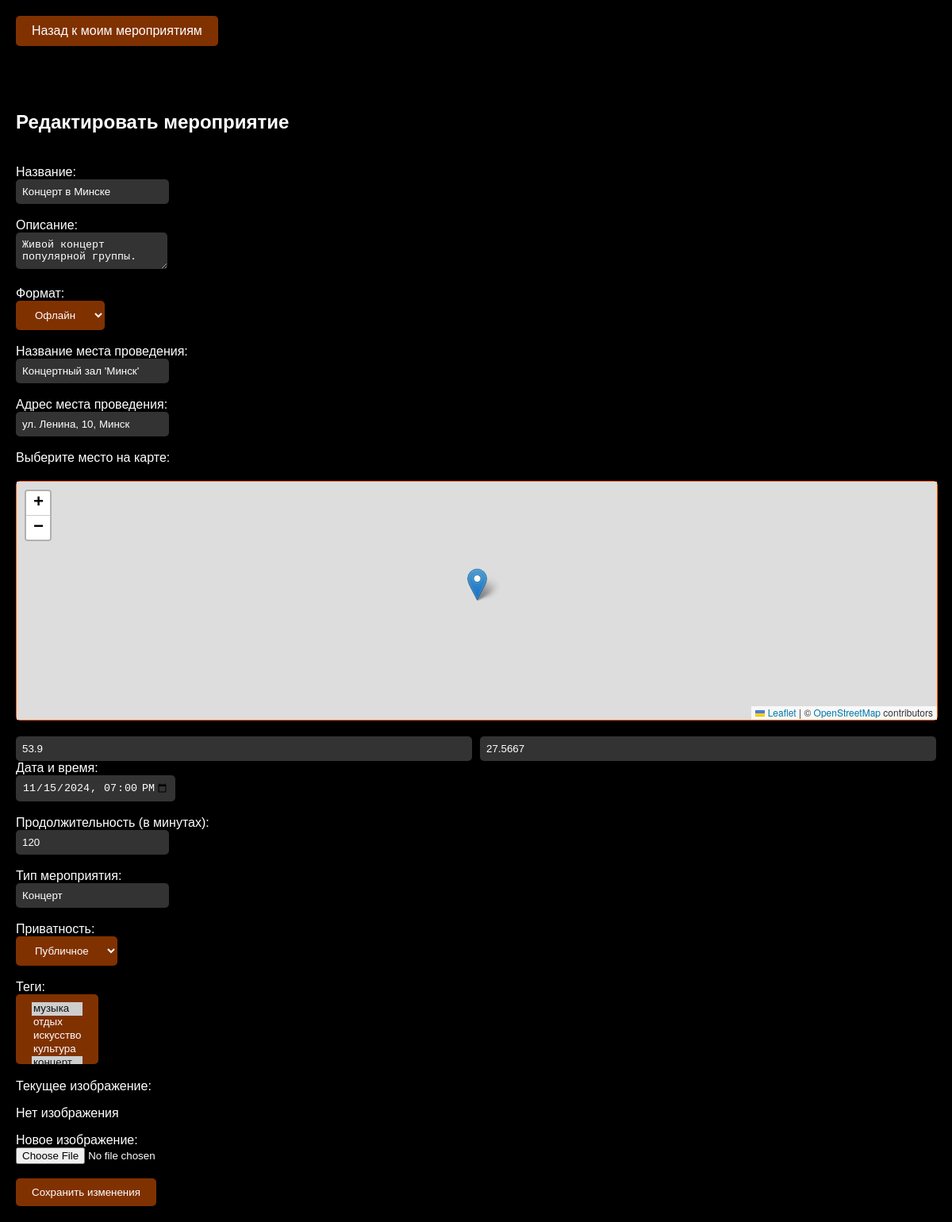
Screenshot of /edit_event/1 (signed in) with the database file from the repository.
### app.py (models this page shows)
class Event(db.Model):
    id = db.Column(db.Integer, primary_key=True)
    title = db.Column(db.String(100), nullable=False)
    description = db.Column(db.Text, nullable=False)
    organizer_id = db.Column(db.Integer, db.ForeignKey('user.id'), nullable=False)
    format = db.Column(db.String(20), nullable=False)  # 'online' или 'offline'
    location_name = db.Column(db.String(200))  # Название места
    location_address = db.Column(db.String(200))  # Физический адрес
    online_info = db.Column(db.Text)  # Информация для онлайн мероприятий
    date_time = db.Column(db.DateTime, nullable=False)
    duration = db.Column(db.Integer, nullable=False)
    image_url = db.Column(db.String(200))
    lat = db.Column(db.Float)
    lng = db.Column(db.Float)
    event_type = db.Column(db.String(50))
    created_at = db.Column(db.DateTime, default=datetime.utcnow)
    is_active = db.Column(db.Boolean, default=True)
    is_private = db.Column(db.Boolean, default=False)
    password = db.Column(db.String(100))  # Пароль для приватных мероприятий
    organizer = db.relationship('User', backref='events')
    tags = db.relationship('Tag', secondary='event_tag', backref='events')

### app.py (the view, shortened to what this page needs)
@app.route('/edit_event/<int:event_id>', methods=['GET', 'POST'])
def edit_event(event_id):
    if 'username' not in session or session['role'] != 'organizer':
        return redirect(url_for('home'))
    event = Event.query.get_or_404(event_id)
    user = User.query.filter_by(username=session['username']).first()
    if event.organizer_id != user.id:
        return redirect(url_for('home'))
    tags = Tag.query.all()
    selected_tag_ids = [tag.id for tag in event.tags]
    return render_template('edit_event.html', event=event, tags=tags, selected_tag_ids=selected_tag_ids)

### templates/edit_event.html (shortened to what this page needs)
<!DOCTYPE html>
<html>
<head>
    <link rel="stylesheet" href="{{ url_for('static', filename='styles.css') }}">
    <link rel="stylesheet" href="https://unpkg.com/leaflet@1.7.1/dist/leaflet.css" />
</head>
<body>
    <div class="header">
        <a href="{{ url_for('my_events') }}" class="menu-btn">Назад к моим мероприятиям</a>
    </div>
    <div class="posts-container">
        <h2>Редактировать мероприятие</h2>
        <form method="POST" enctype="multipart/form-data">
            <label>Название:</label><br>
            <input class="search-input" type="text" name="title" value="{{ event.title }}" required><br><br>
            <label>Описание:</label><br>
            <textarea class="search-input" name="description" required>{{ event.description }}</textarea><br><br>
            <label>Формат:</label><br>
            <select class="menu-btn" name="format" required>
                <option value="offline" {% if event.format == 'offline' %}selected{% endif %}>Офлайн</option>
            </select><br><br>
            <div class="offline-field" style="display: {% if event.format == 'offline' %}block{% else %}none{% endif %};">
                <label>Название места проведения:</label><br>
                <input class="search-input" type="text" name="location_name" value="{{ event.location_name or '' }}"><br><br>
                <label>Адрес места проведения:</label><br>
                <input class="search-input" type="text" name="location_address" value="{{ event.location_address or '' }}"><br><br>
                <label>Выберите место на карте:</label>
                <div id="map-container">
                    <div id="map"></div>
                </div>
                <div class="map-coordinates">
                    <input class="search-input" type="number" step="any" name="lat" placeholder="Широта" min="-90" max="90" value="{{ event.lat or '' }}">
                    <input class="search-input" type="number" step="any" name="lng" placeholder="Долгота" min="-180" max="180" value="{{ event.lng or '' }}">
                </div>
            </div>
            <label>Дата и время:</label><br>
            <input class="search-input"
                   type="datetime-local"
                   name="date_time"
                   value="{{ event.date_time.strftime('%Y-%m-%dT%H:%M') }}"
                   required><br><br>
            <label>Продолжительность (в минутах):</label><br>
            <input class="search-input"
                   type="number"
                   name="duration"
                   required
                   min="1"
                   value="{{ event.duration }}"><br><br>
            <label>Тип мероприятия:</label><br>
            <input class="search-input" type="text" name="event_type" value="{{ event.event_type }}" required><br><br>
            <label>Приватность:</label><br>
            <select class="menu-btn" name="is_private" onchange="togglePasswordField(this.value)">
                <option value="false" {% if not event.is_private %}selected{% endif %}>Публичное</option>
            </select><br><br>
            <label>Теги:</label><br>
            <select class="menu-btn" name="tags" multiple>
                {% for tag in tags %}
                    <option value="{{ tag.id }}"
                        {% if tag in event.tags %}selected{% endif %}>
                        {{ tag.name }}
                    </option>
                {% endfor %}
            </select><br><br>
            <label>Текущее изображение:</label><br>
            {% if event.image_url %}
                <img src="{{ url_for('static', filename=event.image_url) }}" style="max-width: 200px; max-height: 200px;"><br>
            {% else %}
                <p>Нет изображения</p>
            {% endif %}
            <label>Новое изображение:</label><br>
            <input type="file" name="image" accept="image/*"><br><br>
            <button type="submit" class="menu-btn">Сохранить изменения</button>
        </form>
    </div>
</body>
</html>

### static/styles.css (style rules this page uses)
body { margin: 0; padding: 0; background: #000000; color: #ffffff; font-family: Arial, sans-serif; }
.header { background: rgba(0, 0, 0, 0.8); padding: 20px; display: flex; align-items: center; justify-content: space-between; position: fixed; width: 100%; top: 0; z-index: 1000; }
.menu-btn { padding: 10px 20px; background: rgba(255, 98, 0, 0.5); border: none; color: white; cursor: pointer; border-radius: 5px; transition: background 0.3s ease; text-decoration: none; }
.search-input { padding: 8px; background: #333333; border: none; color: white; border-radius: 5px; }
.posts-container { margin-top: 100px; padding: 20px; display: grid; gap: 20px; }

### templates/edit_event.html (style rules this page uses)
#map-container { width: 100%; height: 300px; margin: 20px 0; border: 1px solid #ff6200; border-radius: 5px; }
#map { width: 100%; height: 100%; }
.map-coordinates { display: flex; gap: 10px; margin-top: 10px; }
.map-coordinates input { width: 100%; }

### rows the page displays
Event: title "Концерт в Минске", description "Живой концерт популярной группы.", format "Офлайн", location_name "Концертный зал 'Минск'", location_address "ул. Ленина, 10, Минск", lat "53.9", lng "27.5667", date_time "11/15/2024 19:00", duration "120", event_type "Концерт", is_private "Публичное"

### other values shown
form field tags "музыка ☑ / отдых / искусство / культура"
